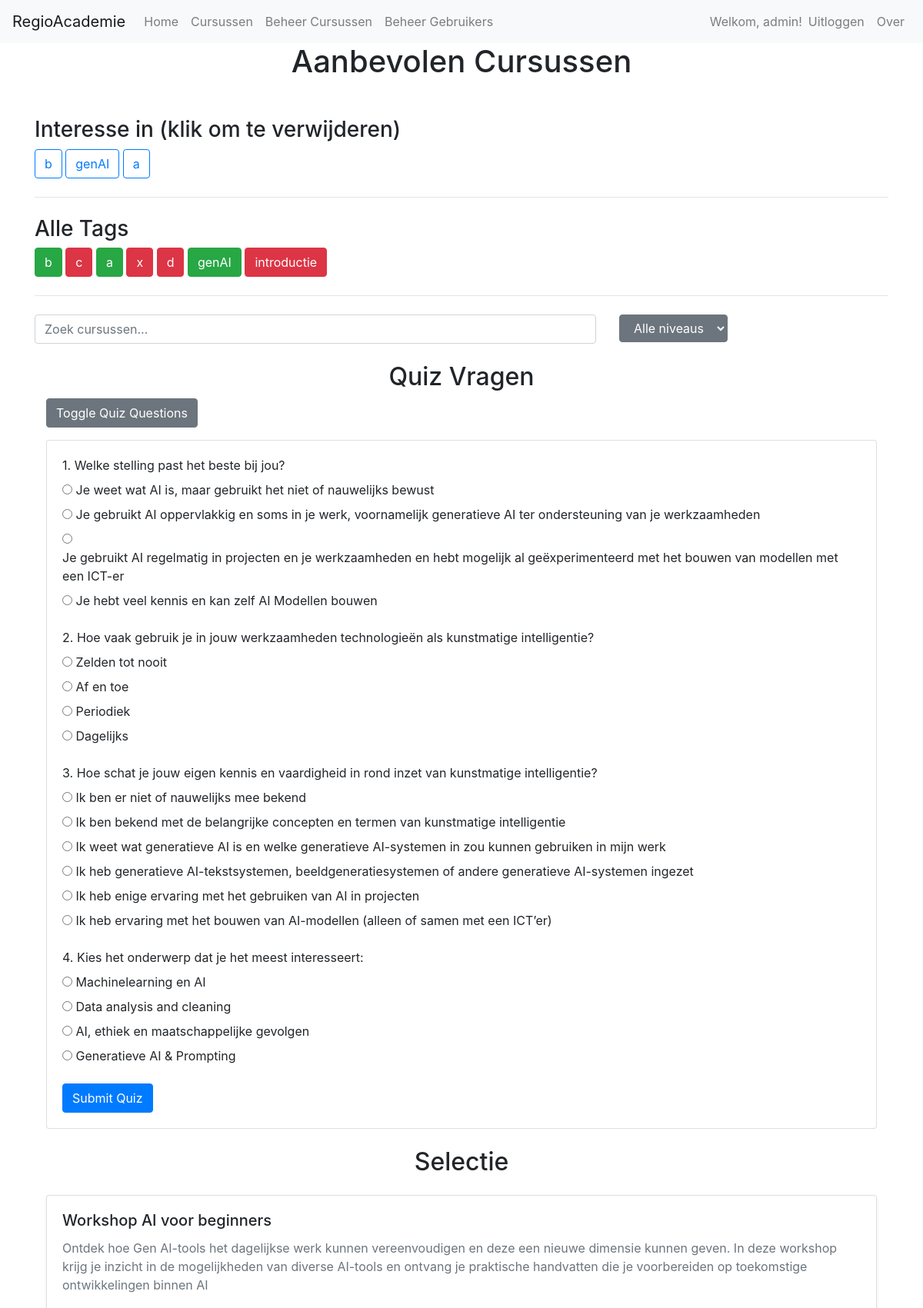
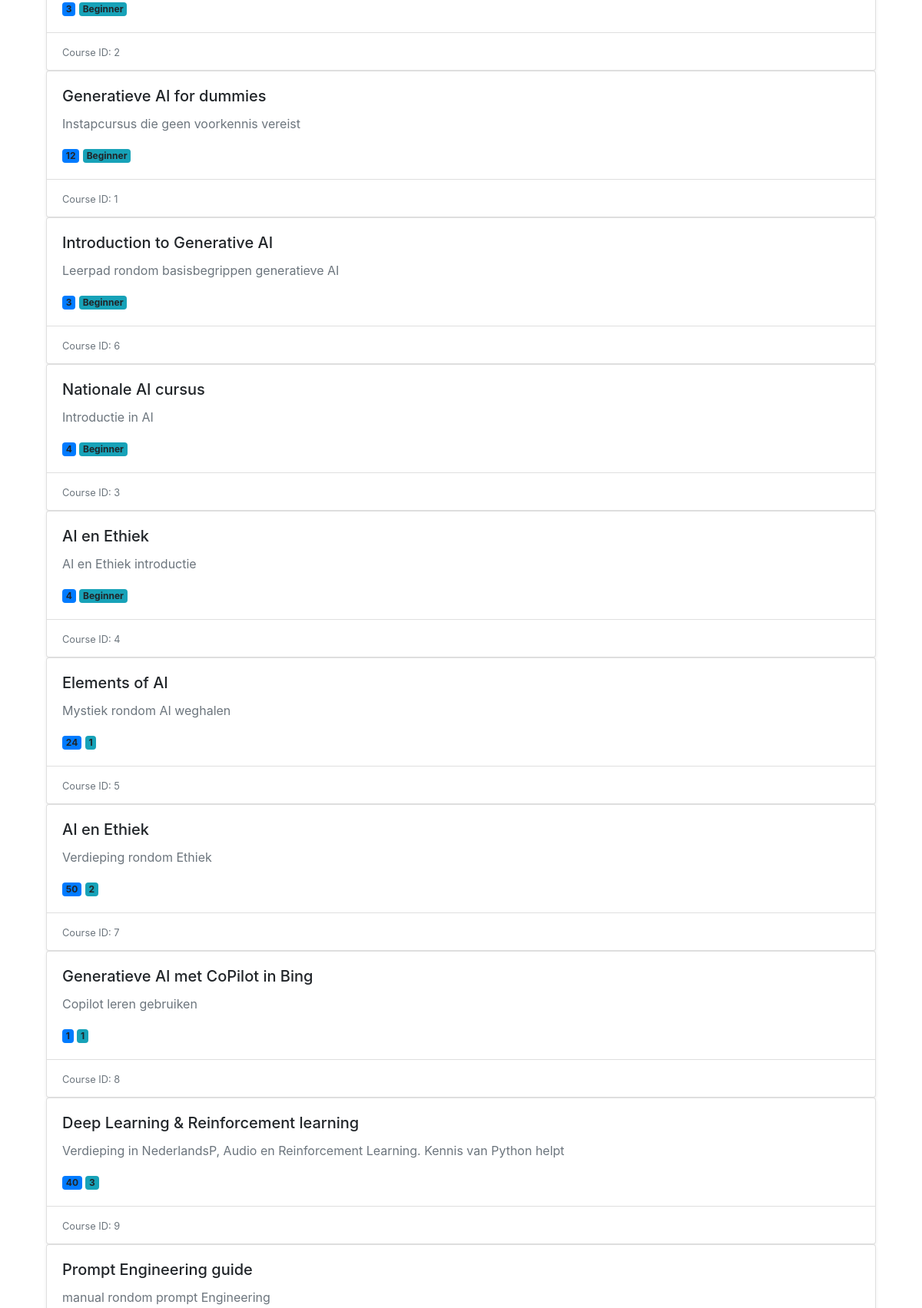
The page /courses (signed in, upper part) on the database its author committed (2 pictures, top to bottom).
### src/models.py (models this page shows, shortened)
class User(db.Model):
    __tablename__ = 'users'
    id = db.Column(db.Integer, primary_key=True)
    username = db.Column(db.String(50), unique=True, nullable=False)
    email = db.Column(db.String(120), unique=True, nullable=False)
    password_hash = db.Column(db.String(128))  # Store hashed passwords
    tags = db.Column(db.String(255))  # New field for tags
    created_at = db.Column(db.DateTime, default=db.func.current_timestamp())
    updated_at = db.Column(db.DateTime, default=db.func.current_timestamp(), onupdate=db.func.current_timestamp())

class Tag(db.Model):
    __tablename__ = 'tags'
    id = db.Column(db.Integer, primary_key=True)
    tag_name = db.Column(db.String, nullable=False)

class Course(db.Model):
    __tablename__ = 'courses'
    id = db.Column(db.Integer, primary_key=True)
    title = db.Column(db.String(255), nullable=False)
    description = db.Column(db.Text, nullable=False)
    duration = db.Column(db.String(50), nullable=False)
    level = db.Column(db.String(50), nullable=False)
    status = db.Column(db.String(20), default='active')  # 'active' or 'inactive'
    tags = db.Column(db.String(255))  # New field for tags
    created_at = db.Column(db.DateTime, default=db.func.current_timestamp())
    updated_at = db.Column(db.DateTime, default=db.func.current_timestamp(), onupdate=db.func.current_timestamp())

### app.py (the view)
@app.route('/courses', methods=['GET', 'POST'])
def courses_page():
    courses = Course.query.filter_by(status='active').all()  # Fetch only active courses
    quiz_questions = [
        {
            "question_nr": 1,  # Question number
            "question": "Welke stelling past het beste bij jou?",
            "answers": [
                {"text": "Je weet wat AI is, maar gebruikt het niet of nauwelijks bewust", "score": 1},
                {"text": "Je gebruikt AI oppervlakkig en soms in je werk, voornamelijk generatieve AI ter ondersteuning van je werkzaamheden", "score": 2},
                {"text": "Je gebruikt AI regelmatig in projecten en je werkzaamheden en hebt mogelijk al geëxperimenteerd met het bouwen van modellen met een ICT-er", "score": 3},
                {"text": "Je hebt veel kennis en kan zelf AI Modellen bouwen", "score": 4}
            ]
        },
        {
            "question_nr": 2,  # Question number
            "question": "Hoe vaak gebruik je in jouw werkzaamheden technologieën als kunstmatige intelligentie?",
            "answers": [
                {"text": "Zelden tot nooit", "score": 1},
                {"text": "Af en toe", "score": 3},
                {"text": "Periodiek", "score": 6},
                {"text": "Dagelijks", "score": 10}
            ]
        },
        {
            "question_nr": 3,  # Question number
            "question": "Hoe schat je jouw eigen kennis en vaardigheid in rond inzet van kunstmatige intelligentie?",
            "answers": [
                {"text": "Ik ben er niet of nauwelijks mee bekend", "score": 1},
                {"text": "Ik ben bekend met de belangrijke concepten en termen van kunstmatige intelligentie", "score": 3},
                {"text": "Ik weet wat generatieve AI is en welke generatieve AI-systemen in zou kunnen gebruiken in mijn werk", "score": 5},
                {"text": "Ik heb generatieve AI-tekstsystemen, beeldgeneratiesystemen of andere generatieve AI-systemen ingezet", "score": 7},
                {"text": "Ik heb enige ervaring met het gebruiken van AI in projecten", "score": 10},
                {"text": "Ik heb ervaring met het bouwen van AI-modellen (alleen of samen met een ICT’er)", "score": 20}
            ]
        },
        {
            "question_nr": 4,  # Question number
            "question": "Kies het onderwerp dat je het meest interesseert:",
            "answers": [
                {"text": "Machinelearning en AI", "topic": "MLAI"},
                {"text": "Data analysis and cleaning", "topic": "DACL"},
                {"text": "AI, ethiek en maatschappelijke gevolgen", "topic": "AIETHIC"},
                {"text": "Generatieve AI & Prompting", "topic": "GENAI"},
            ]
        },
    ]
    search_text = request.form.get('search_text', '')
    level = request.form.get('level', '')
    quiz_answers = request.form.getlist('quiz_answers')  # Assuming quiz answers are sent as a list
    user = get_logged_in_user()  # Get the current logged-in user
    courses = Course.query.filter_by(status='active').all()
    sorted_courses = calculate_relevancy_points(user, courses, search_text, level, quiz_answers)
    user_tags = user.tags.split() if user and user.tags else []
    all_tags = Tag.query.all()
    return render_template('courses.html', courses=sorted_courses, user_tags=user_tags, all_tags=all_tags, quiz_questions=quiz_questions)

### src/utils.py (called while the page is built)
def calculate_relevancy_points(user, courses, search_text, level, quiz_answers):
    relevancy_scores = []
    for course in courses:
        score = 0
        if search_text.lower() in course.title.lower() or search_text.lower() in course.description.lower():
            score += 10
        if level == course.level:
            score += 5
        if user.tags and course.tags:
            user_tags = set(user.tags.split())
            course_tags = set(course.tags.split())
            score += len(user_tags.intersection(course_tags)) * 2
        relevancy_scores.append((course, score))
    relevancy_scores.sort(key=lambda x: x[1], reverse=True)
    return [course for course, score in relevancy_scores]

def get_logged_in_user():
    username = session.get('username')
    if username:
        user = User.query.filter_by(username=username).first()
        return user
    return None

### templates/courses.html (shortened to what this page needs)
{% extends "base.html" %}
{% block content %}
<h1 class="text-center mb-5">Aanbevolen Cursussen</h1>
<div class="mb-4">
    <h3>Interesse in (klik om te verwijderen)</h3>
    <div id="userTagsContainer">
        {% for tag in user_tags %}
        <button class="btn btn-outline-primary mb-2" onclick="removeTag('{{ tag }}')">{{ tag }}</button>
        {% endfor %}
    </div>
    <hr/>
</div>
<div class="mb-4">
    <h3>Alle Tags</h3>
    <div id="allTagsContainer">
        {% for tag in all_tags %}
        <button class="btn mb-2 {{ 'btn-success' if tag.tag_name in user_tags else 'btn-danger' }}" onclick="toggleUserTag('{{ tag.tag_name }}', this)">{{ tag.tag_name }}</button>
        {% endfor %}
    </div>
    <hr/>
</div>
<div class="row mb-4">
    <div class="col-md-8">
        <input
            type="text"
            class="form-control"
            id="searchInput"
            placeholder="Zoek cursussen..."
            oninput="filterCourses()"
        >
    </div>
    <div class="col-md-4">
        <select class="form-select btn btn-secondary" id="levelFilter" onchange="filterCourses()">
            <option value="">Alle niveaus</option>
        </select>
    </div>
</div>
<div class="container mb-4">
    <h2 class="text-center">Quiz Vragen</h2>
    <button class="btn btn-secondary" type="button" data-bs-toggle="collapse" data-bs-target="#quizCollapse" aria-expanded="true" aria-controls="quizCollapse">
        Toggle Quiz Questions
    </button>
    <div class="collapse show" id="quizCollapse">
        <div class="card mt-3">
            <div class="card-body">
                <form id="quizForm">
                    {% if quiz_questions %}
                        {% for question in quiz_questions %}
                        <div class="mb-3">
                            <label class="form-label">{{ question.question_nr }}. {{ question.question }}</label>
                            {% for answer in question.answers %}
                            <div>
                                <input type="radio" name="question_{{ question.question_nr }}" value="{{ answer.score }}" id="answer_{{ question.question_nr }}_{{ loop.index0 }}">
                                <label for="answer_{{ question.question_nr }}_{{ loop.index0 }}">{{ answer.text }}</label>
                            </div>
                            {% endfor %}
                        </div>
                        {% endfor %}
                    {% else %}
                        <p>No quiz questions available.</p>
                    {% endif %}
                    <button type="submit" class="btn btn-primary">Submit Quiz</button>
                </form>
            </div>
        </div>
    </div>
</div>
<h2 class="text-center mb-4">Selectie</h2>
<div class="container">
    <div class="row g-4" id="coursesList">
        {% for course in courses %}
        <div class="col-12 course-item" data-level="{{ course.level }}">
            <div class="card h-100 shadow-sm course-card">
                <div class="card-body">
                    <h5 class="card-title">{{ course.title }}</h5>
                    <p class="card-text text-muted">
                        {{ course.description }}
                    </p>
                    <div class="mt-3">
                        <span class="badge bg-primary me-2">
                             {{ course.duration }}
                        </span>
                        <span class="badge bg-info">
                             {{ course.level }}
                        </span>
                    </div>
                </div>
                <div class="card-footer bg-transparent">
                    <small class="text-muted">
                        Course ID: {{ course.id }}
                    </small>
                </div>
            </div>
        </div>
        {% endfor %}
    </div>
</div>
{% endblock %}

### templates/base.html (shortened to what this page needs)
<!DOCTYPE html>
<html lang="nl">
<head>
    <link rel="stylesheet" href="https://stackpath.bootstrapcdn.com/bootstrap/4.5.2/css/bootstrap.min.css">
</head>
<body>
    <nav class="navbar navbar-expand-lg navbar-light bg-light">
        <a class="navbar-brand" href="/">RegioAcademie</a>
        <div class="collapse navbar-collapse">
            <ul class="navbar-nav mr-auto">
                <li class="nav-item">
                    <a class="nav-link" href="/">Home</a>
                </li>
                <li class="nav-item">
                    <a class="nav-link" href="/courses">Cursussen</a>
                </li>
                {% if session.username == 'admin' %}
                <li class="nav-item">
                    <a class="nav-link" href="/manage_courses">Beheer Cursussen</a>
                </li>
                <li class="nav-item">
                    <a class="nav-link" href="/manage_users">Beheer Gebruikers</a>
                </li>
                {% endif %}
            </ul>
            <ul class="navbar-nav">
                {% if session.username %}
                    <li class="nav-item">
                        <span class="navbar-text">Welkom, {{ session.username }}!</span>
                    </li>
                    <li class="nav-item">
                        <a class="nav-link" href="{{ url_for('logout') }}">Uitloggen</a>
                    </li>
                {% else %}
                    <li class="nav-item">
                        <span class="navbar-text text-danger">Niet ingelogd</span>
                    </li>
                {% endif %}
            </ul>
            <ul class="navbar-nav">
                <li class="nav-item">
                    <a class="nav-link" href="/about">Over</a>
                </li>
            </ul>
        </div>
    </nav>
    <div class="container">
        {% block content %}{% endblock %}
    </div>
</body>
</html>

### rows shown on the page
User: username "admin"
Tag: tag_name "b"
Tag: tag_name "c"
Tag: tag_name "a"
Tag: tag_name "x"
Tag: tag_name "d"
Tag: tag_name "genAI"
Tag: tag_name "introductie"
Course: title "Workshop AI voor beginners", description "Ontdek hoe Gen AI-tools het dagelijkse werk kunnen vereenvoudigen en deze een nieuwe dimensie kunnen geven. In deze workshop krijg je inzicht in de mogelijkheden van diverse AI-tools en ontvang je praktische handvatten die je voorbereiden op toekomstige ontwikkelingen binnen AI", duration "3", level "Beginner", id "2"
Course: title "Generatieve AI for dummies", description "Instapcursus die geen voorkennis vereist", duration "12", level "Beginner", id "1"
Course: title "Introduction to Generative AI", description "Leerpad rondom basisbegrippen generatieve AI", duration "3", level "Beginner", id "6"
Course: title "Nationale AI cursus", description "Introductie in AI", duration "4", level "Beginner", id "3"
Course: title "AI en Ethiek", description "AI en Ethiek introductie", duration "4", level "Beginner", id "4"
Course: title "Elements of AI", description "Mystiek rondom AI weghalen", duration "24", level "1", id "5"
Course: title "AI en Ethiek", description "Verdieping rondom Ethiek", duration "50", level "2", id "7"
Course: title "Generatieve AI met CoPilot in Bing", description "Copilot leren gebruiken", duration "1", level "1", id "8"
Course: title "Deep Learning & Reinforcement learning", description "Verdieping in NederlandsP, Audio en Reinforcement Learning. Kennis van Python helpt", duration "40", level "3", id "9"
Course: title "Prompt Engineering guide", description "manual rondom prompt Engineering"

### other values the page prints
{{ tag }} "b" "genAI" "a"
{{ question.question_nr }} "1" "2" "3" "4"
{{ question.question }} "Welke stelling past het beste bij jou?" "Hoe vaak gebruik je in jouw werkzaamheden technologieën als kunstmatige intelligentie?" "Hoe schat je jouw eigen kennis en vaardigheid in rond inzet van kunstmatige intelligentie?" "Kies het onderwerp dat je het meest interesseert:"
{{ answer.text }} "Je weet wat AI is, maar gebruikt het niet of nauwelijks bewust" "Je gebruikt AI oppervlakkig en soms in je werk, voornamelijk generatieve AI ter ondersteuning van je werkzaamheden" "Je gebruikt AI regelmatig in projecten en je werkzaamheden en hebt mogelijk al geëxperimenteerd met het bouwen van modellen met een ICT-er" "Je hebt veel kennis en kan zelf AI Modellen bouwen" "Zelden tot nooit" "Af en toe" "Periodiek" "Dagelijks" "Ik ben er niet of nauwelijks mee bekend" "Ik ben bekend met de belangrijke concepten en termen van kunstmatige intelligentie" "Ik weet wat generatieve AI is en welke generatieve AI-systemen in zou kunnen gebruiken in mijn werk" "Ik heb generatieve AI-tekstsystemen, beeldgeneratiesystemen of andere generatieve AI-systemen ingezet" "Ik heb enige ervaring met het gebruiken van AI in projecten" "Ik heb ervaring met het bouwen van AI-modellen (alleen of samen met een ICT’er)" "Machinelearning en AI" "Data analysis and cleaning" "AI, ethiek en maatschappelijke gevolgen" "Generatieve AI & Prompting"
